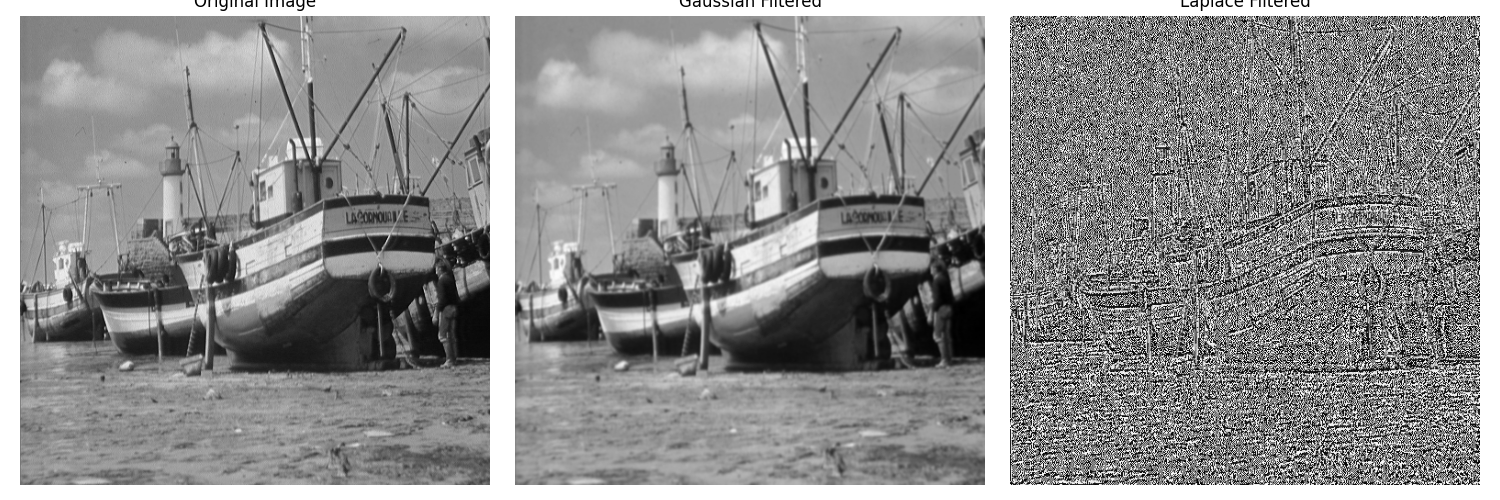

Reproduce this figure in Python.
import numpy as np
import skimage.io as io
import skimage.color as color
import scipy.ndimage as ndi
import matplotlib.pyplot as plt

# Load the grayscale image
img = io.imread('C:\\Dataset\\boat.512.tiff')

# Apply Gaussian filter
gaussian_filtered = ndi.gaussian_filter(img, sigma=1)

# Apply Laplace filter
laplace_filtered = ndi.laplace(img)

# Create a figure with 1 row and 3 columns of subplots
fig, axes = plt.subplots(1, 3, figsize=(15, 5))

# Plot original image
axes[0].imshow(img, cmap='gray')
axes[0].set_title('Original Image')
axes[0].axis('off')

# Plot Gaussian filtered image
axes[1].imshow(gaussian_filtered, cmap='gray')
axes[1].set_title('Gaussian Filtered')
axes[1].axis('off')

# Plot Laplace filtered image
axes[2].imshow(laplace_filtered, cmap='gray')
axes[2].set_title('Laplace Filtered')
axes[2].axis('off')

# Show the plots
plt.tight_layout()
plt.show()
